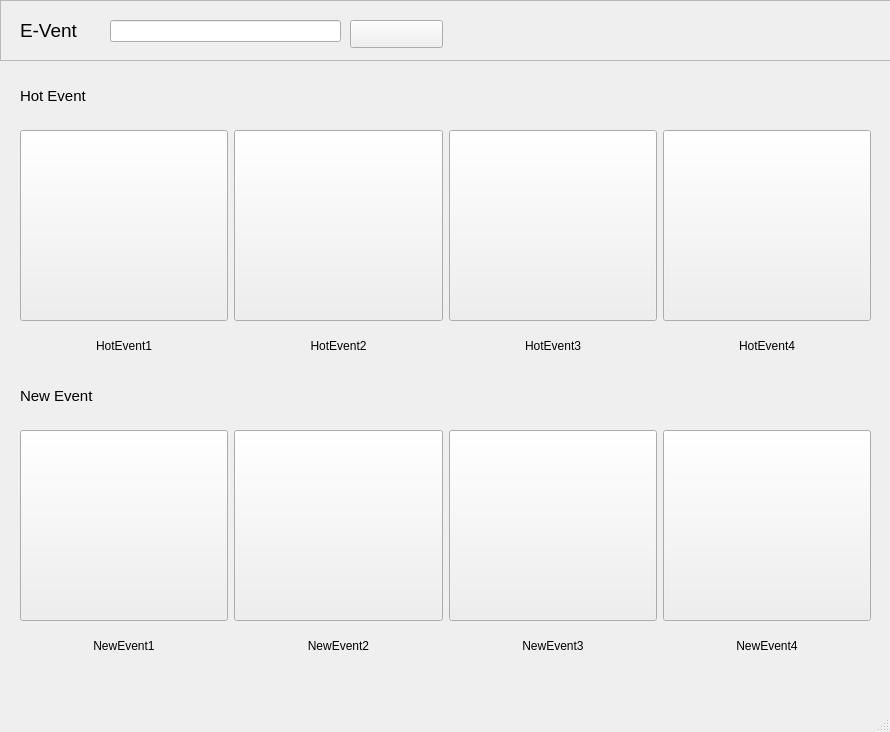
<?xml version="1.0" encoding="UTF-8"?>
<ui version="4.0">
 <class>EventWindow</class>
 <widget class="QMainWindow" name="EventWindow">
  <property name="geometry">
   <rect>
    <x>0</x>
    <y>0</y>
    <width>890</width>
    <height>732</height>
   </rect>
  </property>
  <property name="windowTitle">
   <string>MainWindow</string>
  </property>
  <widget class="QWidget" name="centralwidget">
   <widget class="QFrame" name="frame">
    <property name="geometry">
     <rect>
      <x>0</x>
      <y>0</y>
      <width>891</width>
      <height>61</height>
     </rect>
    </property>
    <property name="frameShape">
     <enum>QFrame::StyledPanel</enum>
    </property>
    <property name="frameShadow">
     <enum>QFrame::Raised</enum>
    </property>
    <widget class="QPushButton" name="pushButton">
     <property name="geometry">
      <rect>
       <x>350</x>
       <y>20</y>
       <width>93</width>
       <height>28</height>
      </rect>
     </property>
     <property name="text">
      <string/>
     </property>
    </widget>
    <widget class="QLineEdit" name="SearchBar">
     <property name="geometry">
      <rect>
       <x>110</x>
       <y>20</y>
       <width>231</width>
       <height>22</height>
      </rect>
     </property>
    </widget>
    <widget class="QLabel" name="label_6">
     <property name="geometry">
      <rect>
       <x>20</x>
       <y>20</y>
       <width>71</width>
       <height>21</height>
      </rect>
     </property>
     <property name="font">
      <font>
       <pointsize>14</pointsize>
      </font>
     </property>
     <property name="text">
      <string>E-Vent</string>
     </property>
    </widget>
   </widget>
   <widget class="QWidget" name="horizontalLayoutWidget">
    <property name="geometry">
     <rect>
      <x>20</x>
      <y>130</y>
      <width>851</width>
      <height>191</height>
     </rect>
    </property>
    <layout class="QHBoxLayout" name="horizontalLayout">
     <item>
      <widget class="QPushButton" name="HotEvent1">
       <property name="sizePolicy">
        <sizepolicy hsizetype="Minimum" vsizetype="Expanding">
         <horstretch>0</horstretch>
         <verstretch>0</verstretch>
        </sizepolicy>
       </property>
       <property name="text">
        <string/>
       </property>
      </widget>
     </item>
     <item>
      <widget class="QPushButton" name="HotEvent2">
       <property name="sizePolicy">
        <sizepolicy hsizetype="Minimum" vsizetype="Expanding">
         <horstretch>0</horstretch>
         <verstretch>0</verstretch>
        </sizepolicy>
       </property>
       <property name="text">
        <string/>
       </property>
      </widget>
     </item>
     <item>
      <widget class="QPushButton" name="HotEvent3">
       <property name="sizePolicy">
        <sizepolicy hsizetype="Minimum" vsizetype="Expanding">
         <horstretch>0</horstretch>
         <verstretch>0</verstretch>
        </sizepolicy>
       </property>
       <property name="text">
        <string/>
       </property>
      </widget>
     </item>
     <item>
      <widget class="QPushButton" name="HotEvent4">
       <property name="enabled">
        <bool>true</bool>
       </property>
       <property name="sizePolicy">
        <sizepolicy hsizetype="Minimum" vsizetype="Preferred">
         <horstretch>0</horstretch>
         <verstretch>0</verstretch>
        </sizepolicy>
       </property>
       <property name="text">
        <string/>
       </property>
      </widget>
     </item>
    </layout>
   </widget>
   <widget class="QWidget" name="horizontalLayoutWidget_2">
    <property name="geometry">
     <rect>
      <x>20</x>
      <y>330</y>
      <width>851</width>
      <height>31</height>
     </rect>
    </property>
    <layout class="QHBoxLayout" name="horizontalLayout_2">
     <item>
      <widget class="QLabel" name="HotEventName1">
       <property name="text">
        <string>HotEvent1</string>
       </property>
       <property name="alignment">
        <set>Qt::AlignCenter</set>
       </property>
      </widget>
     </item>
     <item>
      <widget class="QLabel" name="HotEventName2">
       <property name="text">
        <string>HotEvent2</string>
       </property>
       <property name="alignment">
        <set>Qt::AlignCenter</set>
       </property>
      </widget>
     </item>
     <item>
      <widget class="QLabel" name="HotEventName3">
       <property name="text">
        <string>HotEvent3</string>
       </property>
       <property name="alignment">
        <set>Qt::AlignCenter</set>
       </property>
      </widget>
     </item>
     <item>
      <widget class="QLabel" name="HotEventName4">
       <property name="text">
        <string>HotEvent4</string>
       </property>
       <property name="alignment">
        <set>Qt::AlignCenter</set>
       </property>
      </widget>
     </item>
    </layout>
   </widget>
   <widget class="QLabel" name="label_5">
    <property name="geometry">
     <rect>
      <x>20</x>
      <y>80</y>
      <width>271</width>
      <height>31</height>
     </rect>
    </property>
    <property name="font">
     <font>
      <pointsize>11</pointsize>
     </font>
    </property>
    <property name="text">
     <string>Hot Event</string>
    </property>
   </widget>
   <widget class="QWidget" name="horizontalLayoutWidget_3">
    <property name="geometry">
     <rect>
      <x>20</x>
      <y>430</y>
      <width>851</width>
      <height>191</height>
     </rect>
    </property>
    <layout class="QHBoxLayout" name="horizontalLayout_3">
     <item>
      <widget class="QPushButton" name="NewEvent1">
       <property name="sizePolicy">
        <sizepolicy hsizetype="Minimum" vsizetype="Expanding">
         <horstretch>0</horstretch>
         <verstretch>0</verstretch>
        </sizepolicy>
       </property>
       <property name="text">
        <string/>
       </property>
      </widget>
     </item>
     <item>
      <widget class="QPushButton" name="NewEvent2">
       <property name="sizePolicy">
        <sizepolicy hsizetype="Minimum" vsizetype="Expanding">
         <horstretch>0</horstretch>
         <verstretch>0</verstretch>
        </sizepolicy>
       </property>
       <property name="text">
        <string/>
       </property>
      </widget>
     </item>
     <item>
      <widget class="QPushButton" name="NewEvent3">
       <property name="sizePolicy">
        <sizepolicy hsizetype="Minimum" vsizetype="Expanding">
         <horstretch>0</horstretch>
         <verstretch>0</verstretch>
        </sizepolicy>
       </property>
       <property name="text">
        <string/>
       </property>
      </widget>
     </item>
     <item>
      <widget class="QPushButton" name="NewEvent4">
       <property name="enabled">
        <bool>true</bool>
       </property>
       <property name="sizePolicy">
        <sizepolicy hsizetype="Minimum" vsizetype="Preferred">
         <horstretch>0</horstretch>
         <verstretch>0</verstretch>
        </sizepolicy>
       </property>
       <property name="text">
        <string/>
       </property>
      </widget>
     </item>
    </layout>
   </widget>
   <widget class="QLabel" name="label_7">
    <property name="geometry">
     <rect>
      <x>20</x>
      <y>380</y>
      <width>271</width>
      <height>31</height>
     </rect>
    </property>
    <property name="font">
     <font>
      <pointsize>11</pointsize>
     </font>
    </property>
    <property name="text">
     <string>New Event</string>
    </property>
   </widget>
   <widget class="QWidget" name="horizontalLayoutWidget_4">
    <property name="geometry">
     <rect>
      <x>20</x>
      <y>630</y>
      <width>851</width>
      <height>31</height>
     </rect>
    </property>
    <layout class="QHBoxLayout" name="horizontalLayout_4">
     <item>
      <widget class="QLabel" name="NewEventName1">
       <property name="text">
        <string>NewEvent1</string>
       </property>
       <property name="alignment">
        <set>Qt::AlignCenter</set>
       </property>
      </widget>
     </item>
     <item>
      <widget class="QLabel" name="label_9">
       <property name="text">
        <string>NewEvent2</string>
       </property>
       <property name="alignment">
        <set>Qt::AlignCenter</set>
       </property>
      </widget>
     </item>
     <item>
      <widget class="QLabel" name="label_10">
       <property name="text">
        <string>NewEvent3</string>
       </property>
       <property name="alignment">
        <set>Qt::AlignCenter</set>
       </property>
      </widget>
     </item>
     <item>
      <widget class="QLabel" name="label_11">
       <property name="text">
        <string>NewEvent4</string>
       </property>
       <property name="alignment">
        <set>Qt::AlignCenter</set>
       </property>
      </widget>
     </item>
    </layout>
   </widget>
  </widget>
  <widget class="QMenuBar" name="menubar">
   <property name="geometry">
    <rect>
     <x>0</x>
     <y>0</y>
     <width>890</width>
     <height>26</height>
    </rect>
   </property>
  </widget>
  <widget class="QStatusBar" name="statusbar"/>
 </widget>
 <resources/>
 <connections/>
</ui>
